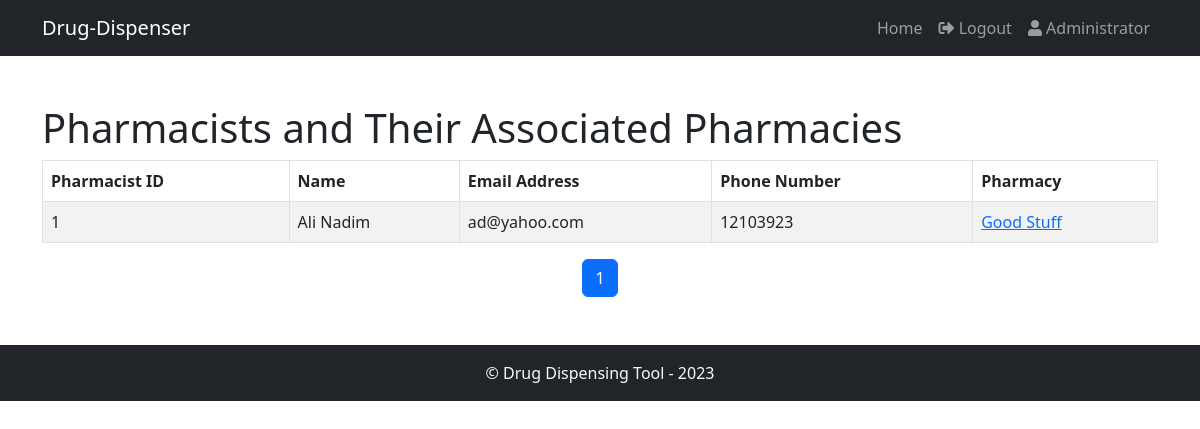
Screenshot of /records/display_pharmacists.php (signed in) with the database file from the repository.
### tables this page shows
CREATE TABLE `pharmacist` (
  `pharmacistId` int(11) NOT NULL,
  `name` varchar(50) NOT NULL,
  `emailAddress` varchar(100) NOT NULL,
  `phoneNumber` varchar(20) DEFAULT NULL,
  `SSN` varchar(15) DEFAULT NULL,
  `pharmacyId` int(11) DEFAULT NULL,
  `passwordHash` varchar(100) NOT NULL
);

CREATE TABLE `pharmacy` (
  `pharmacyId` int(11) NOT NULL,
  `name` varchar(100) NOT NULL,
  `emailAddress` varchar(100) NOT NULL,
  `phoneNumber` varchar(20) DEFAULT NULL
);

### records/display_pharmacists.php (the view, shortened to what this page needs)
<?php
require_once('../database.php');
$pharmacistsPerPage = 10;
$conn = new mysqli($host, $username, $databasePassword, $databaseName);
if ($conn->connect_error) {
	die("Connection failed: " . $conn->connect_error);
} else {
	$sql = "SELECT COUNT(*) AS total FROM pharmacist";
	$result = $conn->query($sql);
	$totalPharmacists = $result->fetch_assoc()['total'];
}
$totalPages = ceil($totalPharmacists / $pharmacistsPerPage);
$currentpage = isset($_GET['page']) && is_numeric($_GET['page']) ? (int)$_GET['page'] : 1;
$offset = ($currentpage - 1) * $pharmacistsPerPage;
$pharmacists = array();
$conn = new mysqli($host, $username, $databasePassword, $databaseName);
if ($conn->connect_error) {
	die("Connection failed: " . $conn->connect_error);
} else {
	$sql = "SELECT ph.*, pha.name AS pharmacyName
		FROM pharmacist ph
		LEFT JOIN pharmacy pha ON ph.pharmacyId = pha.pharmacyId
		ORDER BY ph.pharmacistId
		LIMIT $offset, $pharmacistsPerPage";
	$result = $conn->query($sql);
	if ($result->num_rows > 0) {
		while ($row = $result->fetch_assoc()) {
			$pharmacists[] = $row;
		}
	}
}
?>
<!DOCTYPE html>
<html lang="en">
<head>
    <link rel="stylesheet" href="https://cdnjs.cloudflare.com/ajax/libs/bootstrap/5.3.0/css/bootstrap.min.css">
</head>
<body>
<?php
include_once '../commons.php';
echo $header;
?>
    <div class="container mt-5">
	<h1>Pharmacists and Their Associated Pharmacies</h1>
	<table class="table table-bordered table-striped">
	    <thead>
		<tr>
		    <th>Pharmacist ID</th>
		    <th>Name</th>
		    <th>Email Address</th>
		    <th>Phone Number</th>
		    <th>Pharmacy</th>
		</tr>
	    </thead>
	    <tbody>
		<?php foreach ($pharmacists as $pharmacist) : ?>
		    <tr>
			<td><?= $pharmacist['pharmacistId'] ?></td>
			<td><?= $pharmacist['name'] ?></td>
			<td><?= $pharmacist['emailAddress'] ?></td>
			<td><?= $pharmacist['phoneNumber'] ?></td>
			<td>
			    <?php if ($pharmacist['pharmacyName']) : ?>
				<a href="../profiles/pharmacy_profile.php?pharmacyId=<?= $pharmacist['pharmacyId'] ?>"><?= $pharmacist['pharmacyName'] ?></a>
			    <?php else : ?>
				N/A
			    <?php endif; ?>
			</td>
		    </tr>
		<?php endforeach; ?>
	    </tbody>
	</table>
	<nav aria-label="Page navigation">
	    <ul class="pagination justify-content-center">
		<?php for ($i = max(1, $currentpage - 2); $i <= min($currentpage + 2, $totalPages); $i++) : ?>
		    <li class="page-item <?php if ($i === $currentpage) echo 'active'; ?>">
			<a class="page-link" href="?page=<?= $i ?>"><?= $i ?></a>
		    </li>
		<?php endfor; ?>
	    </ul>
	</nav>
    </div>
    <?php echo $footer; ?>
</body>
</html>

### rows the page displays
pharmacist: pharmacistId "1", name "Ali Nadim", emailAddress "ad@yahoo.com", phoneNumber "12103923", pharmacyId.name "Good Stuff"

### other values shown
$userDisplay "Administrator"
